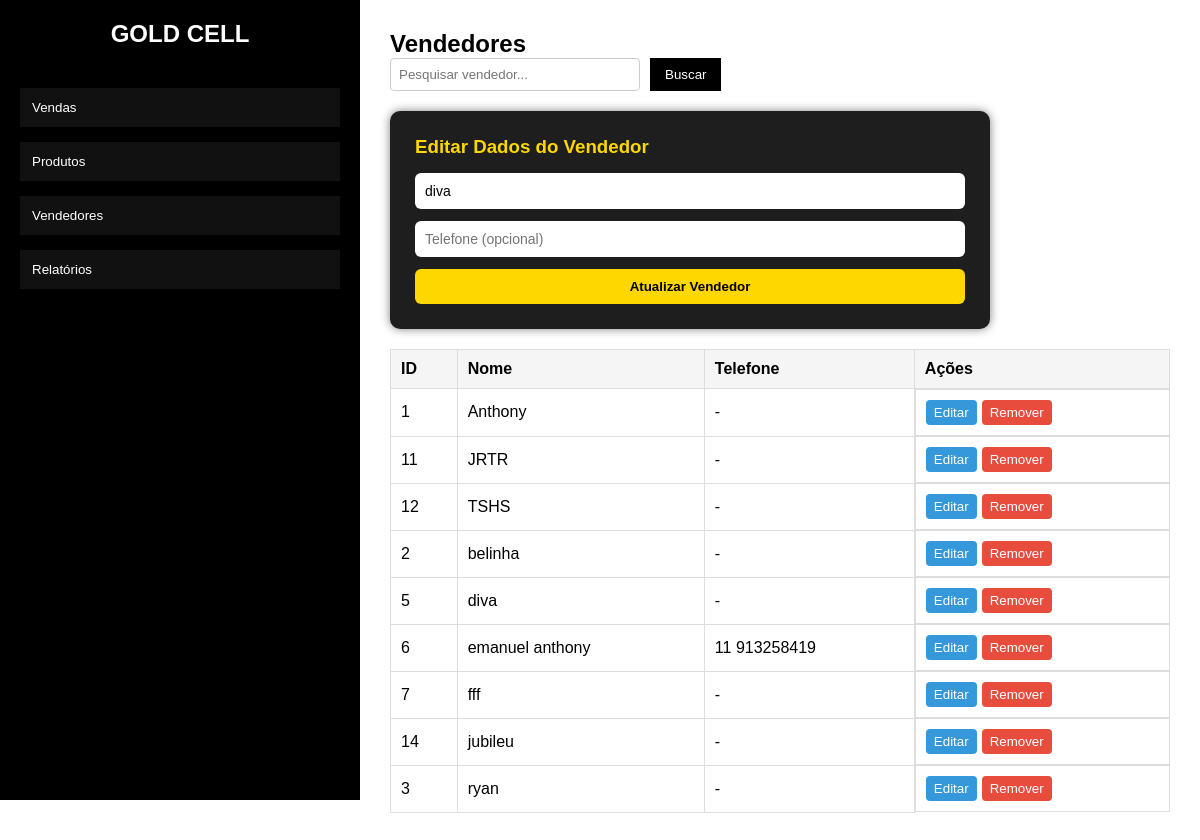
Screenshot of /vendedores?id=5 with the database file from the repository.
### tables this page shows
CREATE TABLE sellers (
        id INTEGER PRIMARY KEY AUTOINCREMENT,
        name TEXT NOT NULL,
        phone TEXT,
        created_at DATETIME DEFAULT CURRENT_TIMESTAMP
    );

### routes.py (the view)
    @app.route("/vendedores")
    def list_sellers():
        seller_id = request.args.get("id")
        seller = None
        if seller_id:
            seller = get_seller_by_id(seller_id)
        search = request.args.get("search", "").strip()
        if search:
            data = search_sellers(search)
        else:
            data = get_all_sellers()
        return render_template("vendedores.html", data=data, seller=seller)

### database/engine.py (called while the page is built, shortened)
def _ensure_db_exists():
    if os.path.exists(DB_PATH):
        return

def get_connection():
    _ensure_db_exists()
    conn = sqlite3.connect(DB_PATH)
    conn.row_factory = sqlite3.Row
    return conn

def get_all_sellers():
    conn = get_connection()
    cursor = conn.cursor()
    cursor.execute("""
        SELECT id, name, phone
        FROM sellers
        ORDER BY name
    """)
    rows = cursor.fetchall()
    conn.close()
    return rows

def get_seller_by_id(seller_id):
    conn = get_connection()
    cursor = conn.cursor()
    cursor.execute("""
        SELECT id, name, phone
        FROM sellers
        WHERE id = ?
    """, (seller_id,))
    row = cursor.fetchone()
    conn.close()
    return row

### templates/vendedores.html (shortened to what this page needs)
{% extends "base.html" %}
{% block extra_css %}
    <link rel="stylesheet" href="{{ url_for('static', filename='cadastro_de_vendedores.css') }}">
    <link rel="stylesheet" href="{{ url_for('static', filename='vendedores.css') }}">
{% endblock %}
{% block content %}
<h2>Vendedores</h2>
<div class="products-header">
    <form method="get" action="/vendedores" class="search-box">
        <input
            type="text"
            name="search"
            placeholder="Pesquisar vendedor..."
            value="{{ request.args.get('search','') }}"
        >
        <button type="submit">Buscar</button>
    </form>
</div>
<div id="new-seller" class="form-box left-form">
    <h3>{% if seller %}Editar Dados do Vendedor{% else %}Novo Vendedor{% endif %}</h3>
    <form method="post" action="/vendedores/novo">
        <input
            type="text"
            name="seller_name"
            placeholder="Nome do vendedor"
            value="{% if seller %}{{ seller[1] }}{% endif %}"
            required
        >
        <input
            type="tel"
            name="phone"
            placeholder="Telefone (opcional)"
            value="{% if seller %}{{ seller[2] or '' }}{% endif %}"
        >
        <button type="submit" name="action" value="{% if seller %}editar{% else %}novo{% endif %}">
            {% if seller %}Atualizar Vendedor{% else %}Cadastrar Vendedor{% endif %}
        </button>
    </form>
</div>
<table class="products-table">
    <tr>
        <th>ID</th>
        <th>Nome</th>
        <th>Telefone</th>
        <th>Ações</th>
    </tr>
    {% for seller in data %}
    <tr>
        <td>{{ seller[0] }}</td>
        <td>{{ seller[1] }}</td>
        <td>{{ seller[2] or "-" }}</td>
        <td class="actions">
            <a href="/vendedores?id={{ seller[0] }}">
                <button class="btn-edit">Editar</button>
            </a>
            <a href="/vendedores/remover/{{ seller[0] }}"
               onclick="return confirm('Deseja realmente remover este vendedor?')">
                <button class="btn-delete">Remover</button>
            </a>
        </td>
    </tr>
    {% endfor %}
</table>
    </main>
</div>
{% endblock %}

### static/base.css (style rules this page uses)
* { margin: 0; padding: 0; box-sizing: border-box; font-family: Arial, Helvetica, sans-serif; }
body { min-height: 100vh; }

### static/cadastro_de_vendedores.css (style rules this page uses)
.form-box { background: #1e1e1e; max-width: 600px; margin: 30px auto; padding: 25px; border-radius: 10px; box-shadow: 0 0 10px rgba(0,0,0,0.5); }
.form-box h3 { margin-bottom: 15px; color: #ffd700; }
.form-box form { display: flex; flex-direction: column; gap: 12px; }
.form-box input, .form-box select { padding: 10px; border-radius: 6px; border: none; font-size: 14px; }
.form-box button { background: #ffd700; color: #000; border: none; padding: 10px; border-radius: 6px; font-weight: bold; cursor: pointer; transition: 0.3s; }

### static/vendedores.css (style rules this page uses)
.products-header { display: flex; justify-content: space-between; align-items: center; margin-bottom: 20px; }
.search-box { display: flex; gap: 10px; }
.search-box input { padding: 8px; width: 250px; border: 1px solid #ccc; border-radius: 4px; }
.search-box button { padding: 8px 15px; background: #000; color: #fff; border: none; cursor: pointer; }
.products-table { width: 100%; border-collapse: collapse; margin-top: 20px; }
.form-box.left-form { margin: 0 0 20px 0; max-width: 600px; }
.products-table th, .products-table td { padding: 10px; border: 1px solid #ddd; text-align: left; }
.products-table th { background: #f5f5f5; }
.actions { display: flex; gap: 5px; }
.btn-edit { background: #3498db; color: white; border: none; padding: 5px 8px; cursor: pointer; border-radius: 4px; }
.btn-delete { background: #e74c3c; color: white; border: none; padding: 5px 8px; cursor: pointer; border-radius: 4px; }

### rows the page displays
sellers: seller_name "diva", id "5", name "diva", phone "-"
sellers: id "1", name "Anthony", phone "-"
sellers: id "11", name "JRTR", phone "-"
sellers: id "12", name "TSHS", phone "-"
sellers: id "2", name "belinha", phone "-"
sellers: id "6", name "emanuel anthony", phone "11 913258419"
sellers: id "7", name "fff", phone "-"
sellers: id "14", name "jubileu", phone "-"
sellers: id "3", name "ryan", phone "-"
